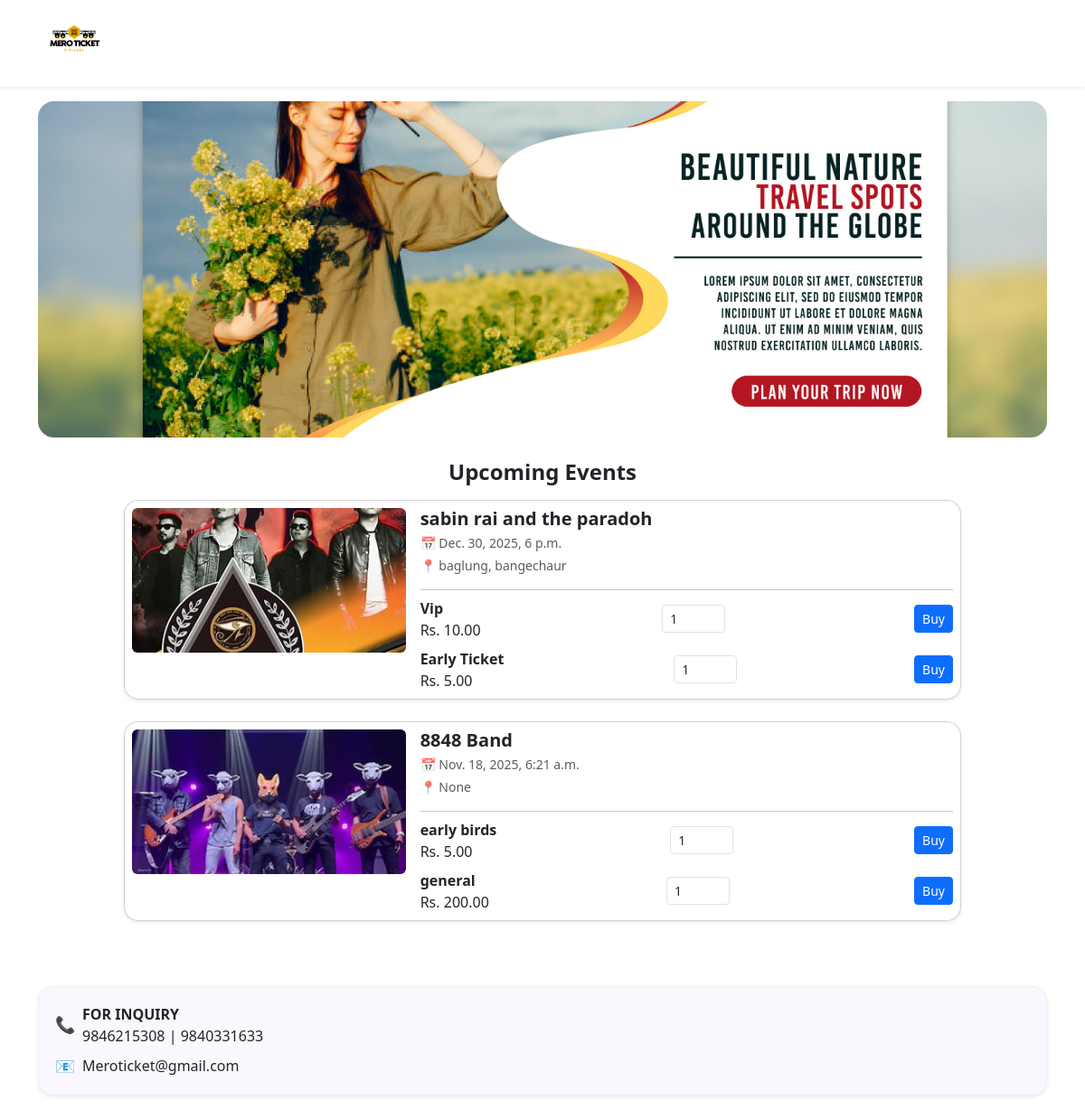
The page / on the database its author committed.
### ticket/models.py (models this page shows, shortened)
class Event(models.Model):
    name = models.CharField(max_length=200)
    image = models.ImageField(upload_to='event_images/')
    description = models.TextField(blank=True, null=True)
    active = models.BooleanField(default=True)  # Show on frontend or not
    date = models.DateTimeField()
    location = models.CharField(max_length=255, blank=True, null=True)

class TicketType(models.Model):
    name = models.CharField(max_length=50)
    price = models.DecimalField(max_digits=10, decimal_places=2)
    event = models.ForeignKey(Event, on_delete=models.CASCADE, related_name='ticket_types')
    limit = models.PositiveIntegerField(default=1000)  # maximum tickets
    sold = models.PositiveIntegerField(default=0)  # auto-increment when tickets are purchased
    active = models.BooleanField(default=True)  # Show on frontend or not
    valid_from = models.DateTimeField()
    valid_until = models.DateTimeField()
    active = models.BooleanField(default=True)

class SiteSettings(models.Model):
    phone_number = models.CharField(max_length=50, blank=True, null=True)
    phone_number2 = models.CharField(max_length=50, blank=True, null=True)
    email = models.EmailField(blank=True, null=True)
    class Meta:
        verbose_name = "Site Setting"
        verbose_name_plural = "Site Settings"

### ticket/views.py (the view)
# urls.py: 2. Add a URL to urlpatterns:  path('', views.home, name='home')
def home(request):
    events = Event.objects.all()
    ads = Advertisement.objects.all()
    return render(request, 'ticket/home.html', {
        'events': events,
        'ads': ads,
    })

### ticket/context_processors.py (called while the page is built)
def footer_settings(request):
    try:
        settings = SiteSettings.objects.first()
    except:
        settings = None
    return {
        'footer_settings': settings
    }

### ticket/templates/ticket/home.html (shortened to what this page needs)
{% extends "ticket/base_user.html" %}
{% block content %}
{% if ads and ads.count > 0 %}
<div class="hero-banner-container mb-4">
    <img id="adImageDisplay"
         class="hero-banner-media fade-ad"
         src=""
         alt="Advertisement">
</div>
{% else %}
<div class="ad-blink text-center fw-bold py-3">
    🚀 YOU CAN ADVERTISE HERE – CONTACT US! 🚀
</div>
{% endif %}
<h4 class="fw-bold text-center mb-3">Upcoming Events</h4>
<div class="row justify-content-center">
    {% for event in events %}
    <div class="col-12 col-md-10 mb-4">
        <div class="card shadow-sm p-2" style="border-radius:16px;">
            <div class="row g-0">
                <div class="col-4">
                    <img src="{{ event.image.url }}"
                         class="img-fluid rounded event-img">
                </div>
                <div class="col-8 ps-3">
                    <h5 class="fw-semibold mb-1">{{ event.name }}</h5>
                    <p class="small text-muted mb-1">📅 {{ event.date }}</p>
                    <p class="small text-muted">📍 {{ event.location }}</p>
                    <hr class="my-2">
                    {% if event.ticket_types.all %}
                        {% for t in event.ticket_types.all %}
                            <form action="{% url 'buy_ticket' t.id %}"
                                  method="get"
                                  class="d-flex justify-content-between align-items-center mt-2">
                                <div>
                                    <strong>{{ t.name }}</strong><br>
                                    Rs. {{ t.price }}
                                </div>
                                <input type="number"
                                       name="qty"
                                       value="1"
                                       min="1"
                                       max="{{ t.limit|default:10 }}"
                                       class="form-control form-control-sm"
                                       style="width: 70px;">
                                <button type="submit"
                                        class="btn btn-primary btn-sm ms-2">
                                    Buy
                                </button>
                            </form>
                        {% endfor %}
                    {% else %}
                        <p class="text-danger mt-2">No Tickets Available</p>
                    {% endif %}
                </div>
            </div>
        </div>
    </div>
    {% endfor %}
</div>
{% endblock %}

### ticket/templates/ticket/base_user.html (shortened to what this page needs)
{% load static %}
<!DOCTYPE html>
<html lang="en">
<head>
    <link href="https://cdn.jsdelivr.net/npm/bootstrap@5.3.0/dist/css/bootstrap.min.css" rel="stylesheet">
</head>
<body>
<header class="shadow-sm bg-white">
    <div class="container d-flex align-items-center">
        <div class="header-logo me-auto">
            <img src="{% static 'images/meroticket_logo.png' %}" alt="Logo">
        </div>
    </div>
</header>
<main class="container mt-3">
    {% block content %}{% endblock %}
</main>
<footer class="container mt-5 mb-3">
    <div class="footer-card shadow-sm">
        <div class="d-flex align-items-center mb-2">
            <div class="footer-icon me-2">📞</div>
            <div>
                <strong>FOR INQUIRY</strong><br>
                {{ footer_settings.phone_number }} | {{ footer_settings.phone_number2 }}
            </div>
        </div>
        <div class="d-flex align-items-center">
            <div class="footer-icon me-2">📧</div>
            <div>{{ footer_settings.email }}</div>
        </div>
    </div>
</footer>
</body>
</html>

### ticket/templates/ticket/base_user.html (style rules this page uses)
body { background: #ffffff; }
header { padding: 8px 15px !important; }
.header-logo img { height: 80px; object-fit: contain; }
.footer-card { background: #faf7ff; border-radius: 16px; padding: 18px; border: 1px solid #eee; }
.footer-icon { font-size: 18px; }

### rows shown on the page
Event: image (picture), name "sabin rai and the paradoh", date "Dec. 30, 2025, 6 p.m.", location "baglung, bangechaur"
TicketType: name "Vip", price "10.00"
TicketType: name "Early Ticket", price "5.00"
Event: image (picture), name "8848 Band", date "Nov. 18, 2025, 6:21 a.m.", location "None"
TicketType: name "early birds", price "5.00"
TicketType: name "general", price "200.00"
SiteSettings: phone_number "9846215308", phone_number2 "9840331633", email "Meroticket@gmail.com"
